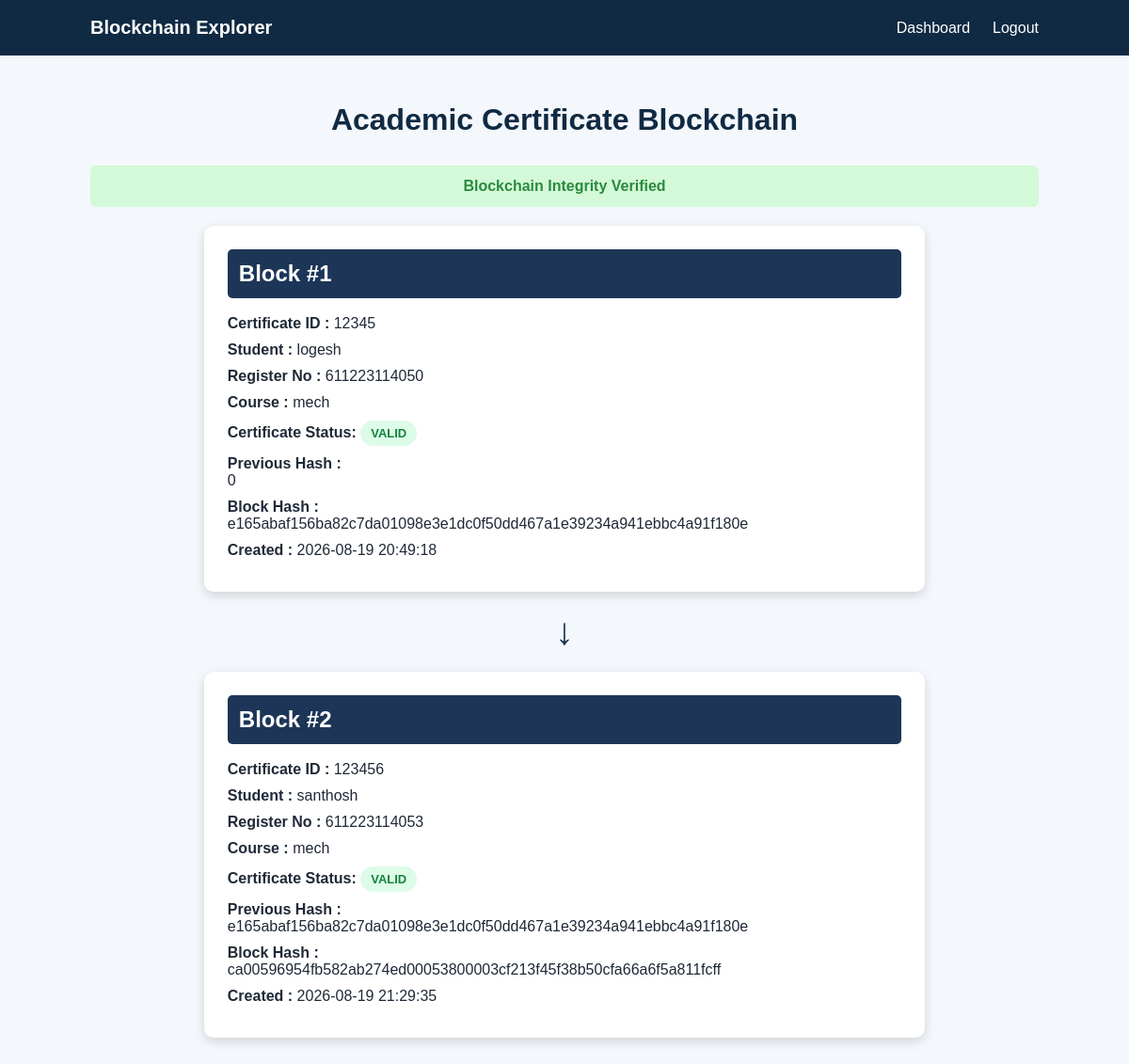
The page /blockchain (signed in) on the database its author committed.
### tables this page shows
CREATE TABLE certificates (
    id INTEGER PRIMARY KEY AUTOINCREMENT,
    admin_id INTEGER,
    certificate_id TEXT NOT NULL,
    student_name TEXT NOT NULL,
    register_number TEXT NOT NULL,
    course TEXT NOT NULL,
    institution TEXT NOT NULL,
    issue_date TEXT NOT NULL,
    file_name TEXT NOT NULL,
    qr_code TEXT NOT NULL,
    certificate_hash TEXT NOT NULL,
    previous_hash TEXT NOT NULL,
    block_hash TEXT NOT NULL,
    created_at TEXT NOT NULL,
    status TEXT NOT NULL DEFAULT 'VALID',
    revoked_at TEXT
);

### app.py (the view)
@app.route("/blockchain")
def blockchain_records():
    if "admin" not in session:
        return redirect(url_for("login"))
    admin_id = session["admin_id"]
    certificates = get_admin_certificates(admin_id)
    chain_valid = verify_blockchain_integrity(admin_id)
    return render_template(
        "blockchain.html",
        certificates=certificates,
        chain_valid=chain_valid
    )

### blockchain.py (called while the page is built)
def generate_block_hash(
    certificate_id,
    student_name,
    register_number,
    course,
    institution,
    issue_date,
    certificate_hash,
    previous_hash,
    timestamp
):
    block_data = {
        "certificate_id": certificate_id,
        "student_name": student_name,
        "register_number": register_number,
        "course": course,
        "institution": institution,
        "issue_date": issue_date,
        "certificate_hash": certificate_hash,
        "previous_hash": previous_hash,
        "timestamp": timestamp
    }
    block_string = json.dumps(
        block_data,
        sort_keys=True
    ).encode()
    return hashlib.sha256(block_string).hexdigest()

### database.py (called while the page is built)
def get_connection():
    connection = sqlite3.connect(DATABASE_NAME)
    connection.row_factory = sqlite3.Row
    return connection

def get_admin_certificates(admin_id):
    connection = get_connection()
    cursor = connection.cursor()
    cursor.execute("""
        SELECT *,
               ROW_NUMBER() OVER (
                   PARTITION BY admin_id
                   ORDER BY id ASC
               ) AS display_id
        FROM certificates
        WHERE admin_id = ?
        ORDER BY id ASC
    """, (admin_id,))
    certificates = cursor.fetchall()
    connection.close()
    return certificates

### templates/blockchain.html (shortened to what this page needs)
<!DOCTYPE html>
<html>
<head>
<link
rel="stylesheet"
href="{{ url_for('static', filename='style.css') }}"
>
</head>
<body>
<header class="navbar">
<div class="logo">
Blockchain Explorer
</div>
<nav>
<a href="/dashboard">
Dashboard
</a>
<a href="/logout">
Logout
</a>
</nav>
</header>
<div class="blockchain-section">
<h1>Academic Certificate Blockchain</h1>
{% if chain_valid %}
<div class="success-message">
Blockchain Integrity Verified
</div>
{% else %}
<div class="error-message">
Blockchain Integrity Failed
</div>
{% endif %}
<div class="chain-container">
{% for certificate in certificates %}
<div class="block-card">
<h2>Block #{{ loop.index }}</h2>
<p>
<strong>Certificate ID :</strong>
{{ certificate["certificate_id"] }}
</p>
<p>
<strong>Student :</strong>
{{ certificate["student_name"] }}
</p>
<p>
<strong>Register No :</strong>
{{ certificate["register_number"] }}
</p>
<p>
<strong>Course :</strong>
{{ certificate["course"] }}
</p>
<p>
    <strong>Certificate Status:</strong>
    {% if certificate["status"] == "REVOKED" %}
        <span class="status-revoked">
            REVOKED
        </span>
    {% else %}
        <span class="status-valid">
            VALID
        </span>
    {% endif %}
</p>
<p>
<strong>Previous Hash :</strong>
<br>
{{ certificate["previous_hash"] }}
</p>
<p>
<strong>Block Hash :</strong>
<br>
{{ certificate["block_hash"] }}
</p>
<p>
<strong>Created :</strong>
{{ certificate["created_at"] }}
</p>
</div>
{% if not loop.last %}
<div class="arrow">
↓
</div>
{% endif %}
{% endfor %}
</div>
</div>
</body>
</html>

### static/style.css (style rules this page uses)
* { margin: 0; padding: 0; box-sizing: border-box; }
body { font-family: Arial, sans-serif; background: #f4f7fb; color: #1f2937; }
.navbar { background: #102a43; color: white; padding: 18px 8%; display: flex; justify-content: space-between; align-items: center; }
.logo { font-size: 20px; font-weight: bold; }
.navbar nav { display: flex; gap: 24px; }
.navbar a { color: white; text-decoration: none; font-weight: 500; }
.success-message { background: #d3f9d8; color: #2b8a3e; padding: 13px; border-radius: 6px; margin-bottom: 18px; text-align: center; font-weight: bold; }
.blockchain-section { min-height: 85vh; padding: 50px 8%; }
.blockchain-section > h1 { text-align: center; color: #102a43; margin-bottom: 30px; }
.block-card { background: white; padding: 25px; border-radius: 10px; box-shadow: 0 4px 14px rgba(0, 0, 0, 0.08); }
.block-card h2 { color: #1d4ed8; margin-bottom: 18px; }
.block-card p { margin-bottom: 10px; }
.chain-container { width:80%; margin:auto; }
.block-card { background:white; padding:25px; margin:20px; border-radius:10px; box-shadow:0 4px 12px rgba(0,0,0,0.15); }
.block-card h2 { background:#1d3557; color:white; padding:12px; border-radius:5px; }
.arrow { text-align:center; font-size:40px; color:#1d3557; }
.status-valid { display: inline-block; padding: 6px 11px; background: #dcfce7; color: #15803d; border-radius: 20px; font-size: 13px; font-weight: bold; }

### rows shown on the page
certificates: certificate_id "12345", student_name "logesh", register_number "611223114050", course "mech", status "VALID", previous_hash "0", block_hash "e165abaf156ba82c7da01098e3e1dc0f50dd467a1e39234a941ebbc4a91f180e", created_at "2026-08-19 20:49:18"
certificates: certificate_id "123456", student_name "santhosh", register_number "611223114053", course "mech", status "VALID", previous_hash "e165abaf156ba82c7da01098e3e1dc0f50dd467a1e39234a941ebbc4a91f180e", block_hash "ca00596954fb582ab274ed00053800003cf213f45f38b50cfa66a6f5a811fcff", created_at "2026-08-19 21:29:35"
